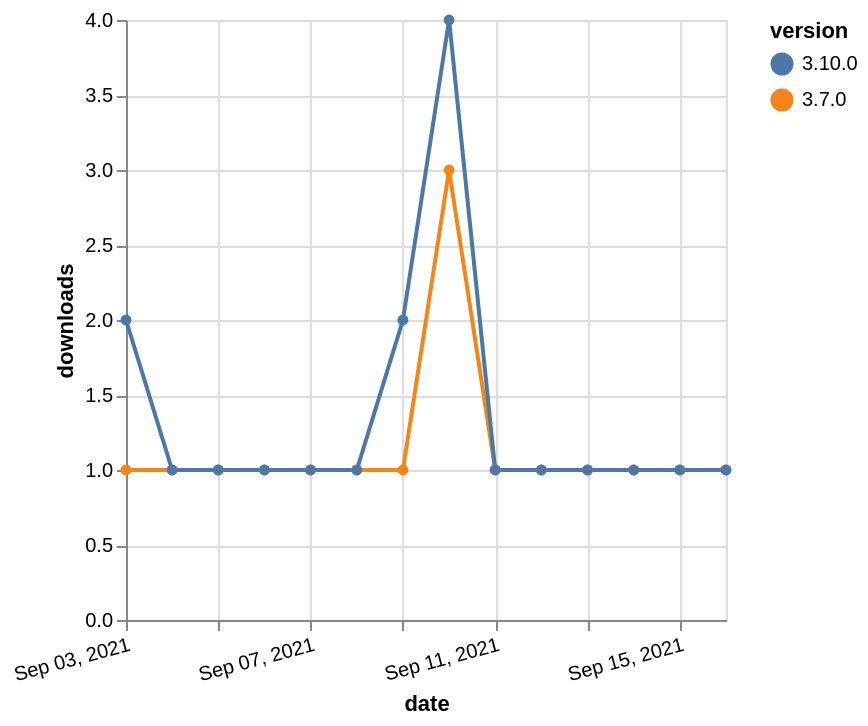

The Vega-Lite source for this figure:
### Vega-Lite specification from a JSON file in a GitHub repository (floating-point values rounded to 4 significant figures)
{"$schema": "https://vega.github.io/schema/vega-lite/v5.json", "description": "A simple bar chart with embedded data.", "data": {"values": [{"date": "2021-09-03", "total": 298, "delta": 1, "version": "3.7.0"}, {"date": "2021-09-04", "total": 299, "delta": 1, "version": "3.7.0"}, {"date": "2021-09-05", "total": 300, "delta": 1, "version": "3.7.0"}, {"date": "2021-09-06", "total": 301, "delta": 1, "version": "3.7.0"}, {"date": "2021-09-07", "total": 302, "delta": 1, "version": "3.7.0"}, {"date": "2021-09-08", "total": 303, "delta": 1, "version": "3.7.0"}, {"date": "2021-09-09", "total": 304, "delta": 1, "version": "3.7.0"}, {"date": "2021-09-10", "total": 307, "delta": 3, "version": "3.7.0"}, {"date": "2021-09-11", "total": 308, "delta": 1, "version": "3.7.0"}, {"date": "2021-09-12", "total": 309, "delta": 1, "version": "3.7.0"}, {"date": "2021-09-13", "total": 310, "delta": 1, "version": "3.7.0"}, {"date": "2021-09-14", "total": 311, "delta": 1, "version": "3.7.0"}, {"date": "2021-09-15", "total": 312, "delta": 1, "version": "3.7.0"}, {"date": "2021-09-16", "total": 313, "delta": 1, "version": "3.7.0"}, {"date": "2021-09-03", "total": 307, "delta": 2, "version": "3.10.0"}, {"date": "2021-09-04", "total": 308, "delta": 1, "version": "3.10.0"}, {"date": "2021-09-05", "total": 309, "delta": 1, "version": "3.10.0"}, {"date": "2021-09-06", "total": 310, "delta": 1, "version": "3.10.0"}, {"date": "2021-09-07", "total": 311, "delta": 1, "version": "3.10.0"}, {"date": "2021-09-08", "total": 312, "delta": 1, "version": "3.10.0"}, {"date": "2021-09-09", "total": 314, "delta": 2, "version": "3.10.0"}, {"date": "2021-09-10", "total": 318, "delta": 4, "version": "3.10.0"}, {"date": "2021-09-11", "total": 319, "delta": 1, "version": "3.10.0"}, {"date": "2021-09-12", "total": 320, "delta": 1, "version": "3.10.0"}, {"date": "2021-09-13", "total": 321, "delta": 1, "version": "3.10.0"}, {"date": "2021-09-14", "total": 322, "delta": 1, "version": "3.10.0"}, {"date": "2021-09-15", "total": 323, "delta": 1, "version": "3.10.0"}, {"date": "2021-09-16", "total": 324, "delta": 1, "version": "3.10.0"}]}, "width": "container", "mark": {"type": "line", "point": {"filled": true}}, "encoding": {"x": {"field": "date", "type": "temporal", "timeUnit": "yearmonthdate", "title": "date", "axis": {"labelAngle": -15}}, "y": {"field": "delta", "type": "quantitative", "title": "downloads"}, "color": {"field": "version", "type": "nominal"}, "tooltip": {"field": "delta"}}}
